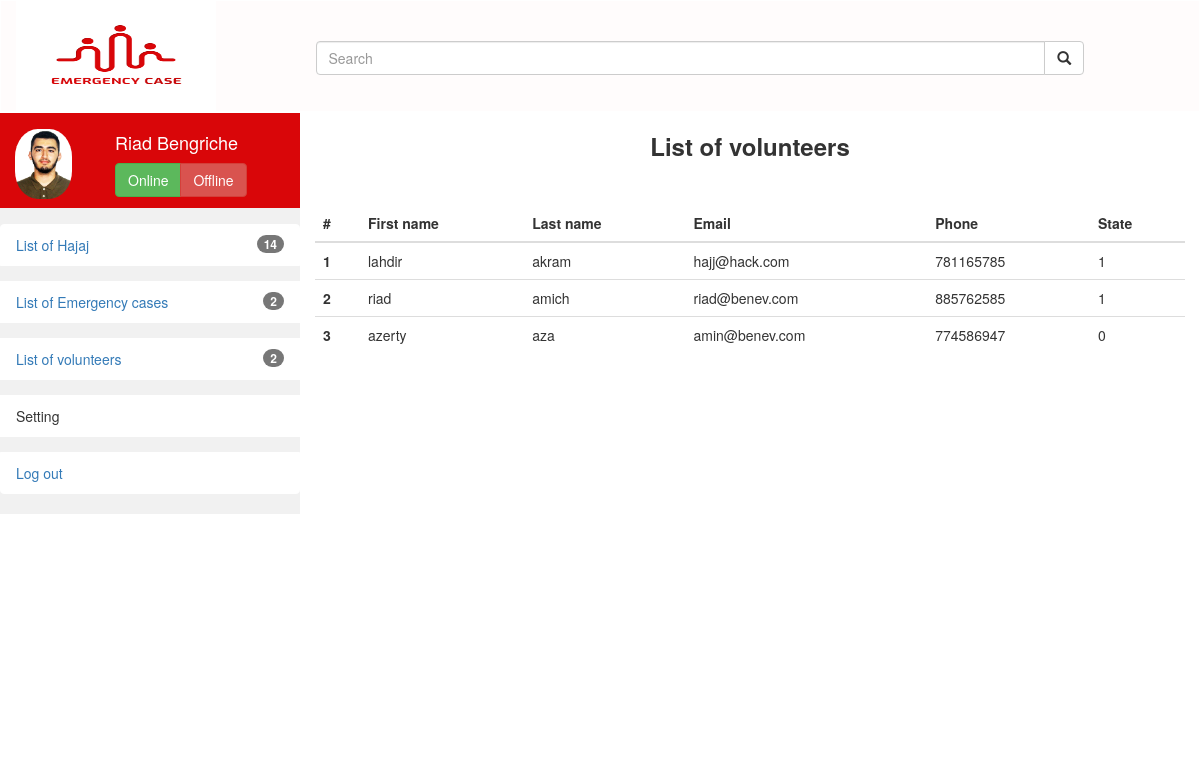
/dashboard/volunteers_table, run on the app's committed database.
### login/models.py (models this page shows, shortened)
class benevole(models.Model):
	email=models.EmailField()
	firstname=models.TextField()
	lastname=models.TextField()
	password=models.TextField()
	state =models.IntegerField()
	phone=models.IntegerField()
	age=models.IntegerField()
	location=models.BigIntegerField()

### dashboard/views.py (the view)
# urls.py: re_path(r'volunteers_table$', views.volunteers_table,name="volunteers_table"),
def volunteers_table(request):
	volunteers=[]
	for row in benevole.objects.all():
		row_hajj={'id':row.id,'phone':row.phone,'email':row.email,'firstname':row.firstname,'lastname':row.lastname,'state':row.state}
		volunteers.append(row_hajj)
	return render(request,'list_volunteers.html',{'volunteers':volunteers})

### dashboard/templates/list_volunteers.html
{% extends 'layout/base.html' %}
{% block content %}
<div class="col-sm-9 col-md-9 col-xs-9 col-lg-9 " style="height: 80vh;">
	<h3 class="text-center"><strong>List of volunteers</strong></h4>
  	<br>
	<div class="TD">
		<table class="table ">
		  	<thead class="thead-dark table-hover ">
		    	<tr>
		      		<th scope="col">#</th>
		      		<th scope="col">First name </th>
		      		<th scope="col">Last name </th>
		      		<th scope="col">Email</th>
		      		<th scope="col">Phone</th>
		      		<th scope="col">State</th>
		    	</tr>
		  	</thead>
		  	<tbody>
		  		{% for volount in volunteers %}
		    	<tr>
		      		<th scope="row">{{volount.id}}</th>
		      		<td>{{volount.firstname}}</td>
		      		<td>{{volount.lastname}}</td>
		      		<td>{{volount.email}}</td>
		      		<td>{{volount.phone}}</td>
		      		<td>{{volount.state}}</td>
		    	</tr>
		    	{% endfor %}
		  	</tbody>
		</table>
	</div>
</div>
{% endblock %}

### dashboard/templates/layout/base.html (shortened to what this page needs)
{% load static %}
<!DOCTYPE html>
<html lang="en">
<head>
  <link rel="stylesheet" href="https://maxcdn.bootstrapcdn.com/bootstrap/3.3.7/css/bootstrap.min.css">
  <link rel="stylesheet" type="text/css" href="{%  static 'style.css'  %}">
</head>
<body>
	<nav class="navbar navbar-inverse " style="background-color: white;margin-bottom: 0px; border:1px solid white; height: 110px;">
		<div class="container-fluid clear">
			<div class="row">
				<div class="col-lg-3 col-md-3 col-sm-3 col-xs-3 ">
					<img src="{%  static 'EmergencyCaseLogo.png'  %}" style="height: 110px;width: 200px; ">
				</div>
				<div class="col-lg-8 col-md-8 col-sm-8 col-xs-8">
					<br><br>
					<div class="input-group">
			        	<input type="text" class="form-control" placeholder="Search">
			        	<span class="input-group-btn">
			          		<button class="btn btn-default" type="button">
			            		<span class="glyphicon glyphicon-search"></span>
			          		</button>
			        	</span>
			      	</div>
				</div>
			</div>
		</div>
	</nav>
	<br>
	<div class="container-fluid" style="margin-top: -17px">
		<div class="row content">
		    <div class="col-sm-3 col-lg-3 col-md-3 col-xs-3 sidenav" style="height: 100%;">
		    	<div class="row" style="background-color:rgb(217,6,9);height: 95px; 	">
		    		<div class="col-lg-4 col-md-4 col-sm-4 col-xs-12">
		    			<img  src="{%  static 'this.jpg'  %}" style=" height: 70px; border-radius: 40%;margin-top: 2vh; margin-bottom: 2vh;">
		    		</div>
		    		<div class="col-lg-8 col-md-8 col-sm-8 col-xs-12">
		    			<h2 class="text-center text-justify" style="color: white;font-size: 1.5vw;">Riad Bengriche</h2>
		    			<div class="btn-group" role="group" aria-label="Basic example">
							  <button type="button" class="btn btn-success">Online</button>
							  <button type="button" class="btn btn-danger">Offline</button>
							</div>
		    		</div>
		    	</div>
		    	<div class="row">
					<ul class="list-group">
					  	<li class="list-group-item d-flex justify-content-between align-items-center" style="border: 1px solid white; margin-top: 2vh;">
					    	<a href="{% url 'dashboard:hojaj_table'  %}">List of Hajaj</a>
					    	<span class="badge badge-primary badge-pill">14</span>
					  	</li>
					  	<li class="list-group-item d-flex justify-content-between align-items-center" style="border: 1px solid white; margin-top: 2vh;">
					    	<a href="{% url 'dashboard:emergency_cases'%}">List of Emergency cases</a>
					    	<span class="badge badge-primary badge-pill">2</span>
					  	</li>
					  	<li class="list-group-item d-flex justify-content-between align-items-center" style="border: 1px solid white; margin-top: 2vh;">
					    	<a href="{% url 'dashboard:volunteers_table'%}">List of volunteers</a>
					    	<span class="badge badge-primary badge-pill">2</span>
					  	</li>
					  	<li class="list-group-item d-flex justify-content-between align-items-center" style="border: 1px solid white; margin-top: 2vh;">
					  		Setting
					  	</li>
					  	<li class="list-group-item d-flex justify-content-between align-items-center" style="border: 1px solid white; margin-top: 2vh;">
					  		<a href="/">Log out</a>
					  	</li>
					</ul>
		    	</div>
			</div>
			{% block content%}{% endblock%}
		</div>
	</div>
</body>
</html>

### static/style.css (style rules this page uses)
.sidenav { background-color: #f1f1f1; height: 100%; }
.TD { margin-top: 2vh; height: 60vh; }
.clear { background-color: rgb(255,252,252); }

### data on the page
benevole: id "1", firstname "lahdir", lastname "akram", email "hajj@hack.com", phone "781165785", state "1"
benevole: id "2", firstname "riad", lastname "amich", email "riad@benev.com", phone "885762585", state "1"
benevole: id "3", firstname "azerty", lastname "aza", email "amin@benev.com", phone "774586947", state "0"
